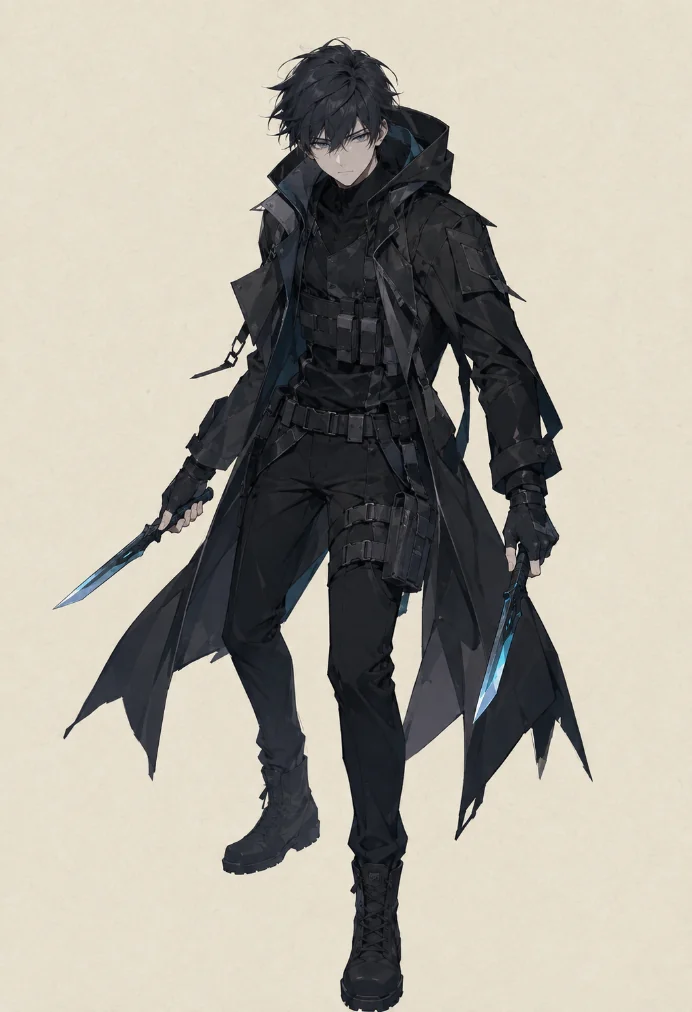
#> input picture 搜打撤/game/assets/portraits/full/assassin.webp, 692 x 1012 px, given in place of wu-heavensword-face-v4-20261004.png, which was not available
$ python import-heaven-v4.py
#> lines starting #> are read from the running program, lines starting #| are printed output that depends on the picture
"""Import the latest heaven-sword face revision only; no tests."""
from pathlib import Path
from PIL import Image
import hashlib
import json
import shutil

evidence = Path(__file__).resolve().parent
root = evidence.parents[2]
generated = Path('C:/Users/太平/.codex/generated_images/01a1072f-aa1b-7d20-9d28-a6b0afc07e00/exec-55049792-dfd7-40b7-95ce-a8db8b5b030d.png')
source = root / 'game/art-source/cards/wu-heavensword-face-v4-20261004.png'
if source.exists():
    raise RuntimeError('Candidate already exists')
shutil.copy2(generated, source)
full = root / 'game/assets/cards/wu-heavensword.webp'
thumb = root / 'game/assets/thumbs/cards/wu-heavensword.webp'
backup = evidence / 'originals-before-heaven-v4'
backup.mkdir(exist_ok=True)
for label, file in [('full', full), ('thumb', thumb)]:
    destination = backup / (label + '-wu-heavensword.webp')
    if destination.exists():
        raise RuntimeError('Backup already exists')
    shutil.copy2(file, destination)
image = Image.open(source).convert('RGB')
#> image is the input picture: PIL image 692x1012 RGB; mean R, G, B 171.1, 167.1, 156.1
image.save(full, 'WEBP', quality=90, method=6)
small = image.copy()
small.thumbnail((448, 448), Image.Resampling.LANCZOS)
matrix = ((1.087994, .003705, .005219), (.006245, 1.079741, .004274), (.002781, -.006867, 1.082379))
pixels = small.load()
for y in range(small.height):
    for x in range(small.width):
        rgb = pixels[x, y]
        pixels[x, y] = tuple(max(0, min(255, round(sum(row[i] * rgb[i] for i in range(3)) - .02575 * 255))) for row in matrix)
small.save(thumb, 'WEBP', quality=82, method=6)
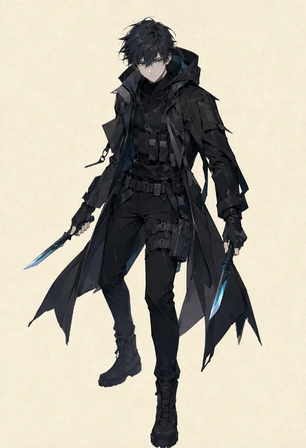
#> saved as wu-heavensword.webp: PIL image 306x448 RGB; mean R, G, B 181.1, 175.7, 161.5

def record(file):
#> (the run stopped early here; a loop or call above may not have finished)

$ run again, on 搜打撤/game/assets/portraits/full/sealer.webp
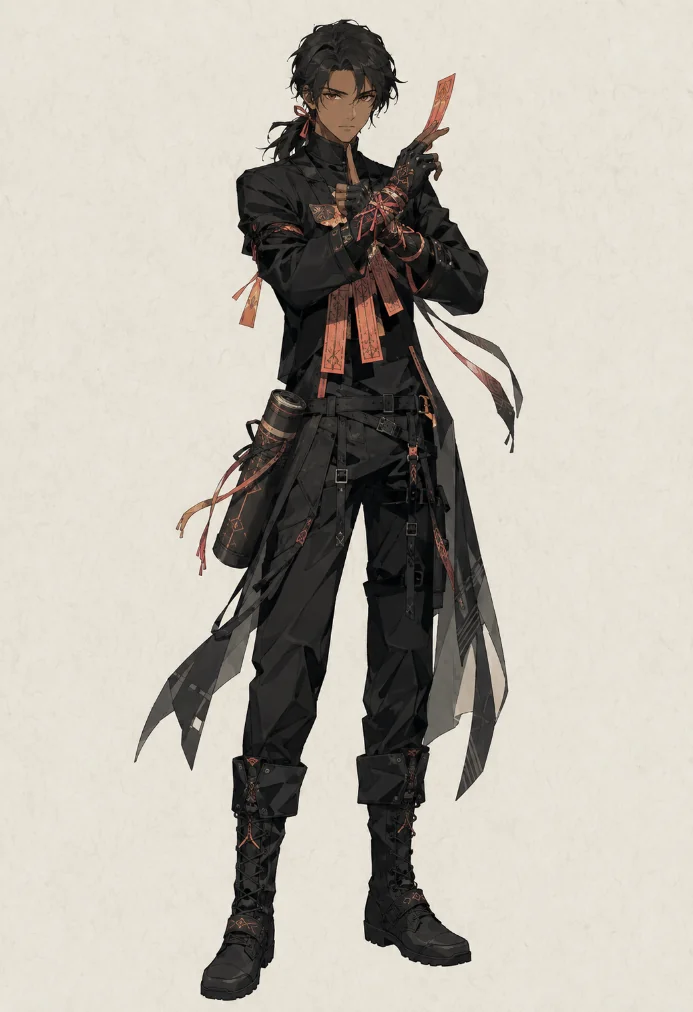
#> input picture 搜打撤/game/assets/portraits/full/sealer.webp, 693 x 1012 px, given in place of wu-heavensword-face-v4-20261004.png, which was not available
#> image is the input picture: PIL image 693x1012 RGB; mean R, G, B 186.9, 181.8, 172
#> `small.save(thumb, 'WEBP', quality=82, method=6)`:
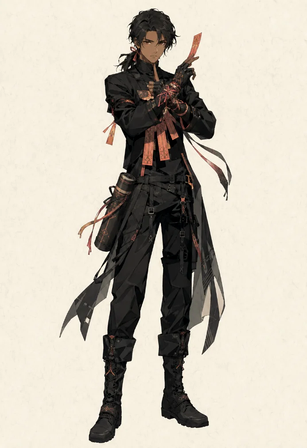
#> saved as wu-heavensword.webp: PIL image 307x448 RGB; mean R, G, B 198.5, 191.7, 178.8
